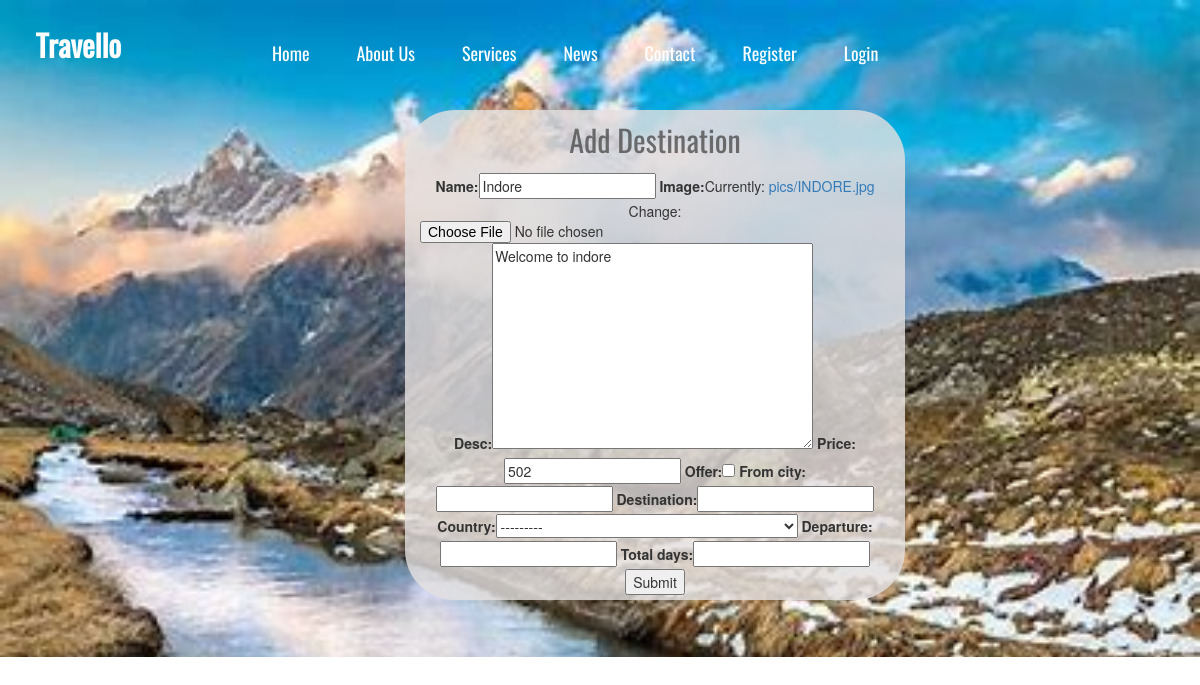
/update/1/, run on an earlier commit of the app's database.
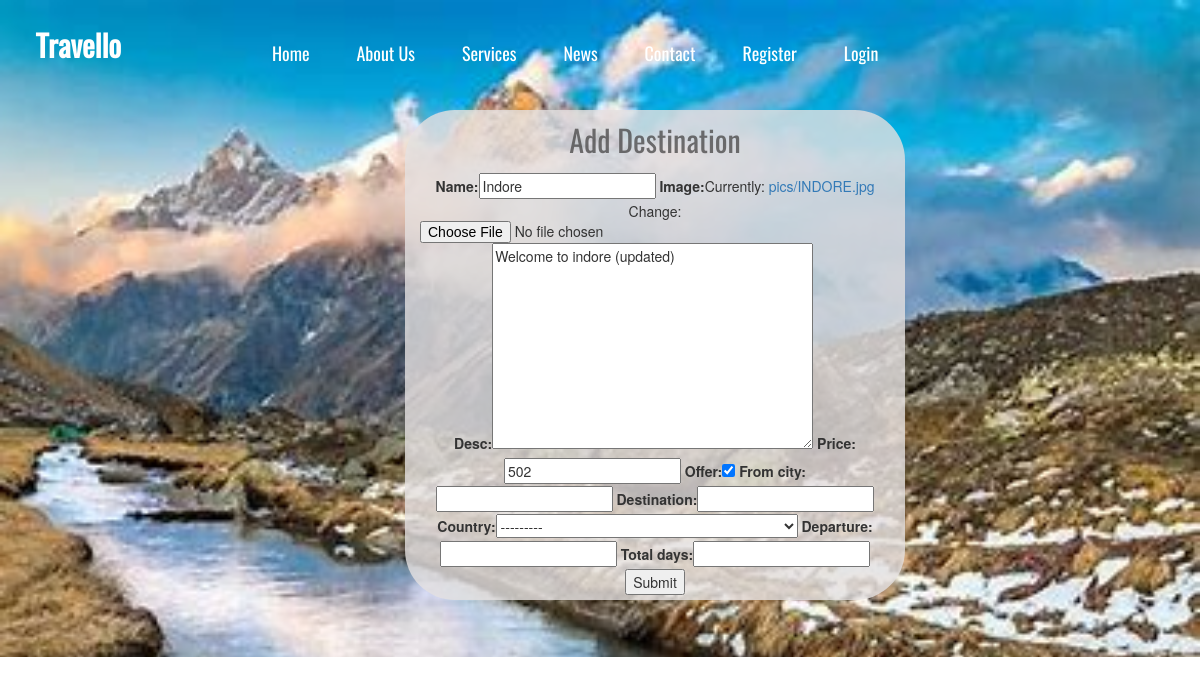
And on a later commit of the database.
### travello/models.py (models this page shows)
class Destination(models.Model):
    name = models.CharField(max_length=200)
    image = models.ImageField(upload_to='pics')
    desc = models.TextField()
    price = models.IntegerField()
    offer = models.BooleanField(default=False)
    from_city = models.CharField(max_length=200, null=True, blank=True )
    destination = models.CharField(max_length=200, null=True, blank=True)
    country = CountryField(null=True, blank=True)
    departure = models.DateTimeField(null=True, blank=True)
    total_days = models.IntegerField( null=True, blank=True)

### travello/views.py (the view)
# urls.py: path('update/<str:pk>/',views.update_profile, name="update"),
def update_profile(request,pk):
    dests=Destination.objects.get(id=pk)
    form = operationsForm(instance=dests)
    if request.method == "POST":
        form = operationsForm(request.POST,instance=dests)
        if form.is_valid():
            form.save()
        return redirect('/')
    context={'form':form}
    return render(request, 'itravel/destination_form.html',context)

### travello/forms.py
class operationsForm(ModelForm):
    class Meta:
        model = Destination
        fields = '__all__'

### templates/itravel/destination_form.html (shortened to what this page needs)
<!DOCTYPE html>
<html lang="en">
{% load static %}
<head>
    <link rel="stylesheet" href={% static "bootstrap-3.3.7-dist/css/bootstrap.min.css" %}>
    <link href="https://lex.infosysapps.com/authoring/content-store/content-store/Infosys/Infosys_Ltd/Public/lex_auth_01288538709749760066/web-hosted/assets/https://maxcdn.bootstrapcdn.com/font-awesome/4.6.3/css/font-awesome.min.css" rel="stylesheet">
    <link rel="stylesheet" href={% static "css/register.css" %}>
</head>
<body>
    <div class="header">
        <div class="navbar" id="navb" align="center">
            <div class="container-fluid">
                <div class="navbar-header">
                    <div class="navbar-brand">
                        Travello
                    </div>
                </div>
                <div class="collapse navbar-collapse" id="myNav">
                    <ul class="nav navbar-nav myNav">
                        <a style="color:white;" href="{% url 'home' %}"><li class="underline">Home</li></a>
                        <a style="color:white;" href=""><li class="underline">About Us</li></a>
                        <a style="color:white;" href=""><li class="underline">Services</li></a>
                        <a style="color:white;" href=""><li class="underline">News</li></a>
                        <a style="color:white;" href=""><li class="underline">Contact</li></a>
                        {% if user.is_authenticated %}
                            <a style="color:white;"><li class="underline">{{user.first_name}}</li></a>
                            <a style="color:white;" href="{% url 'logout' %}"><li class="underline">Logout</li></a>
                        {% else %}
                            <a style="color:white;" href="{% url 'register' %}"><li class="underline">Register</li></a>
                            <a style="color:white;" href="{% url 'login_page' %}"><li class="underline">Login</li></a>
                        {% endif %}
                    </ul>
                </div>
            </div>
        </div>
        <div class="container">
            <div class="row myBox" >
                <div class="col-md-8 col-md-offset-2">
                    <div class="innerBox" >
                        <div class="row">
                            <div class="col-md-10 secondCol centre" style="opacity:100%;border-radius:50px;margin-left: 25%;width:500px;">
                                <div class="formHead">Add Destination</div>
                                <form method=POST action='' enctype="multipart/form-data">
                                {{form}}
                                <input type="submit" name="submit">
                                </form>
                            </div>
                        </div>
                    </div>
                </div>
            </div>
        </div>
    </div>
</body>
</html>

What changed in the data, as far as the page shows it:
changed Destination "Indore": desc "Welcome to indore" → "Welcome to indore (updated)"; offer "☐" → "☑"
